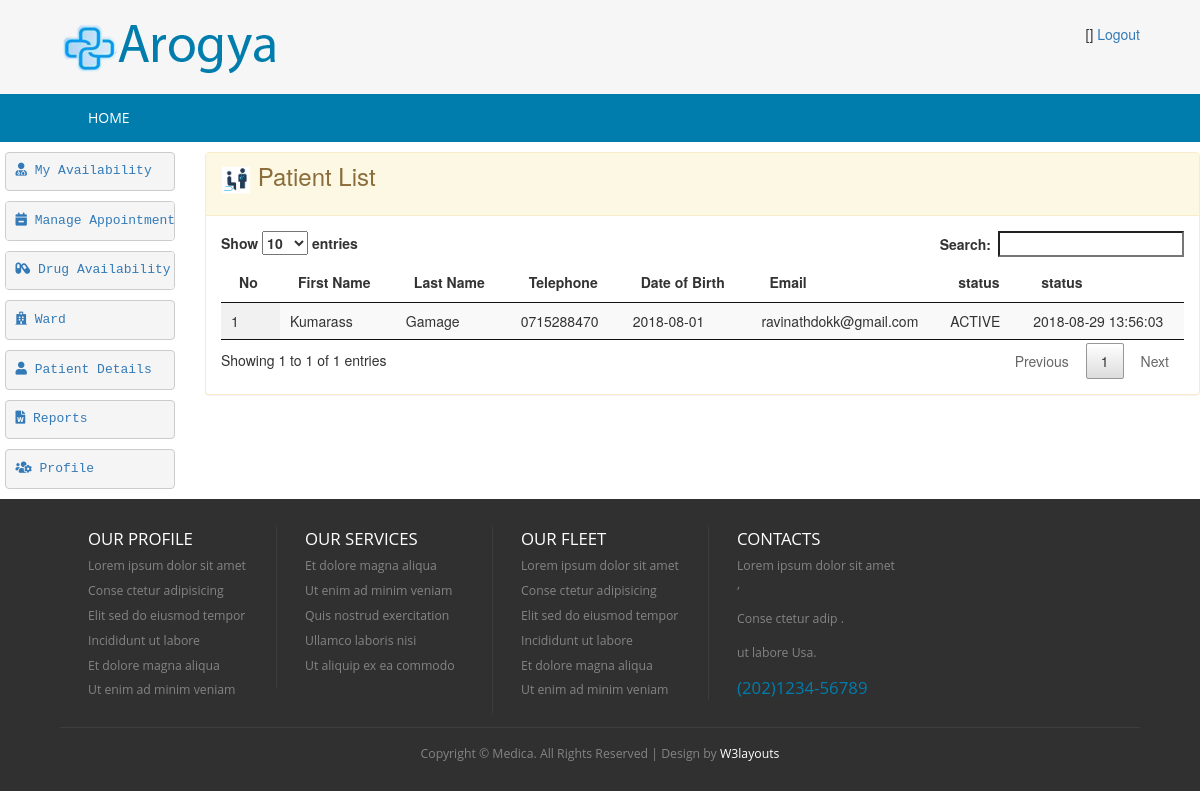
The page /index.php/doctor_controller/loadPatientList on the database its author committed.
### tables this page shows
CREATE TABLE `hms_patient` (
  `id` int(5) NOT NULL AUTO_INCREMENT,
  `first_name` varchar(100) DEFAULT NULL,
  `last_name` varchar(100) DEFAULT NULL,
  `telephone` varchar(20) DEFAULT NULL,
  `dob` varchar(25) DEFAULT NULL,
  `email` varchar(50) DEFAULT NULL,
  `pword` text DEFAULT NULL,
  `status_code` varchar(20) DEFAULT 'ACTIVE',
  `user_role` varchar(20) DEFAULT 'PATIENT',
  `created_date` timestamp NULL DEFAULT current_timestamp(),
  PRIMARY KEY (`id`),
  UNIQUE KEY `NewIndex1_email` (`email`)
);

### application/controllers/Doctor_Controller.php (called while the page is built, shortened)
<?php
class Doctor_Controller extends CI_Controller {
    public function loadPatientList() {
        $this->load->model(array('Patient'));
        $patient = new Patient();
        $data['msg'] = '';
        $patientList = $patient->get();
        $data['patientList'] = $patientList;
        $this->load->view('doctor/doctor-patient-details', $data);
    }
}

### index.php (called while the page is built, shortened)
<?php
require_once BASEPATH.'core/CodeIgniter.php';

### application/core/my_model.php (called while the page is built, shortened)
<?php
class MY_Model extends CI_Model{
    public function get($limit=0,$offset = 0) {
        if($limit){
            $query = $this->db->get($this::DB_TABLE,$limit,$offset);
        }else{
            $query = $this->db->get($this::DB_TABLE);
        }
        $ret_val = array();
        foreach ($query->result() as $row) {
            $model = new $class;
            $model->populate($row);
            $ret_val[$row->{$this::DB_TABLE_PK}] = $model;
        }
        return $ret_val;
    }
}

### application/views/doctor/doctor-patient-details.php (the view, shortened to what this page needs)
<!DOCTYPE HTML>
<html>
    <head>
        <link href="<?php echo base_url('css/style.css'); ?>" rel="stylesheet" type="text/css"  media="all" />
        <link href="<?php echo base_url('css/bootstrap.css'); ?>" rel="stylesheet" type="text/css"/>
        <link rel="stylesheet" href="<?php echo base_url('css/responsiveslides.css') ?>">
        <link rel="stylesheet" href="https://use.fontawesome.com/releases/v5.2.0/css/all.css">
    </head>
    <body>
        <div class="header">
            <div class="main-header">
                <div class="wrap">
                </div>
            </div>
            <div class="top-nav">
                <div class="wrap">
                    <ul>
                    </ul>
                </div>
            </div>
        </div>
        <div class="content">
            <div class="row">
                <div class="col-md-2">
                </div>
                <div class="col-md-10">
                    <div class="panel panel-warning">
                        <div class="panel-heading ">
                            <h3> <img src="<?= base_url('/images/icon-patient.png') ?>" style="width: 30px" />  Patient List </h3>
                        </div>
                        <div class="panel-body">
                            <table id="example" class="display" cellspacing="0" width="100%">
                                <thead>
                                    <tr>
                                        <th>No</th>
                                        <th>First Name</th>
                                        <th>Last Name</th>
                                        <th>Telephone</th>
                                        <th>Date of Birth</th>
                                        <th>Email</th>
                                        <th>status</th>
                                        <th>status</th>
                                    </tr>
                                </thead>
                                <tbody>
                                    <?php
                                    if ($patientList != null)
                                        foreach ($patientList as $value) {
                                            ?>
                                            <tr>
                                                <td><?= $value->id ?></td>
                                                <td><?= $value->first_name ?></td>
                                                <td><?= $value->last_name ?></td>
                                                <td><?= $value->telephone ?></td>
                                                <td><?= $value->dob ?></td>
                                                <td><?= $value->email ?></td>
                                                <td><?= $value->status_code ?></td>
                                                <td><?= $value->created_date ?></td>
                                            </tr>
                                            <?php
                                        }
                                    ?>
                                </tbody>
                            </table>
                            <link href="<?php echo base_url('css/jquery.dataTables.min.css'); ?>" rel="stylesheet" type="text/css"/>
                        </div>
                    </div>
                </div>
            </div>
        </div>
        <div class="footer">
            <div class="wrap">
                <div class="footer-grids">
                    <div class="footer-grid">
                        <h3>OUR Profile</h3>
                        <ul>
                            <li><a href="#">Lorem ipsum dolor sit amet</a></li>
                            <li><a href="#">Conse ctetur adipisicing</a></li>
                            <li><a href="#">Elit sed do eiusmod tempor</a></li>
                            <li><a href="#">Incididunt ut labore</a></li>
                            <li><a href="#">Et dolore magna aliqua</a></li>
                            <li><a href="#">Ut enim ad minim veniam</a></li>
                        </ul>
                    </div>
                    <div class="footer-grid">
                        <h3>Our Services</h3>
                        <ul>
                            <li><a href="#">Et dolore magna aliqua</a></li>
                            <li><a href="#">Ut enim ad minim veniam</a></li>
                            <li><a href="#">Quis nostrud exercitation</a></li>
                            <li><a href="#">Ullamco laboris nisi</a></li>
                            <li><a href="#">Ut aliquip ex ea commodo</a></li>
                        </ul>
                    </div>
                    <div class="footer-grid">
                        <h3>OUR FLEET</h3>
                        <ul>
                            <li><a href="#">Lorem ipsum dolor sit amet</a></li>
                            <li><a href="#">Conse ctetur adipisicing</a></li>
                            <li><a href="#">Elit sed do eiusmod tempor</a></li>
                            <li><a href="#">Incididunt ut labore</a></li>
                            <li><a href="#">Et dolore magna aliqua</a></li>
                            <li><a href="#">Ut enim ad minim veniam</a></li>
                        </ul>
                    </div>
                    <div class="footer-grid">
                        <h3>CONTACTS</h3>
                        <p>Lorem ipsum dolor sit amet ,</p>
                        <p>Conse ctetur adip .</p>
                        <p>ut labore Usa.</p>
                        <span>(202)1234-56789</span>
                    </div>
                </div>
                <div class="copy-tight">
                    <p>Copyright &copy; Medica. All Rights Reserved | Design by <a href="http://w3layouts.com/">W3layouts</a></p>
                </div>
            </div>
        </div>
    </body>
</html>

### css/style.css (style rules this page uses)
html,body,div,span,applet,object,iframe,h1,h2,h3,h4,h5,h6,p,blockquote,pre,a,abbr,acronym,address,big,cite,code,del,dfn,em,img,ins,kbd,q,s,samp,small,strike,strong,sub,sup,tt,var,b,u,i,dl,dt,dd,ol,nav ul,nav li,fieldset,form,label,legend,table,caption,tbody,tfoot,thead,tr,th,td,article,aside,canvas,details,embed,figure,figcaption,footer,header,hgroup,menu,nav,output,ruby,section,summary,time,mark,audio,video { margin:0;padding:0;border:0;font-size:100%;font:inherit;vertical-align:baseline; }
ol,ul { list-style:none;margin:0px;padding:0px; }
table { border-collapse:collapse;border-spacing:0; }
a { text-decoration:none; }
img { max-width:100%; }
body { background: #F6F6F6; }
.wrap { width:80%; margin:0 auto; }
.main-header { padding: 1.7em 0 1.5em 0; background: #F6F6F6; }
.top-nav { background:#007DAD; }
.footer { padding: 2em 0 1em 0; background:#303030; }
.footer-grid { float: left; width: 20%; border-left: 1px solid rgba(153, 153, 153, 0.13); padding: 0px 28px; }
.footer-grid:first-child { border:none; }
.footer-grid ul li a,.footer-grid p { color: #858484; font-size: 0.875em; font-family: 'Open Sans', sans-serif; transition: 0.5s ease; -o-transition: 0.5s ease; -webkit-transition: 0.5s ease; padding: 0.3em 0; display: block; }
.footer-grid span { font-size:1.2em; font-family: 'Open Sans', sans-serif; color:#007DAD; }
.footer-grid h3 { font-family: 'Open Sans', sans-serif; color:#FFF; font-size:1.2em; text-transform: uppercase; margin: 0.2em 0 0.3em 0; }
.copy-tight { text-align: center; padding: 1em 0 0 0; border-top: 1px solid rgba(153, 153, 153, 0.13); margin-top: 1em; }
.copy-tight p { color: #858484; font-size: 0.875em; font-family: 'Open Sans', sans-serif; padding: 0.3em 0; display: block; }
.copy-tight p a { color:#FFF; transition: 0.5s ease; -o-transition: 0.5s ease; -webkit-transition: 0.5s ease; }
@media (max-width: 1366px) { .wrap { width:90%; } }

### rows shown on the page
hms_patient: id "1", first_name "Kumarass", last_name "Gamage", telephone "0715288470", dob "2018-08-01", email "ravinathdokk@gmail.com", status_code "ACTIVE", created_date "2018-08-29 13:56:03"
